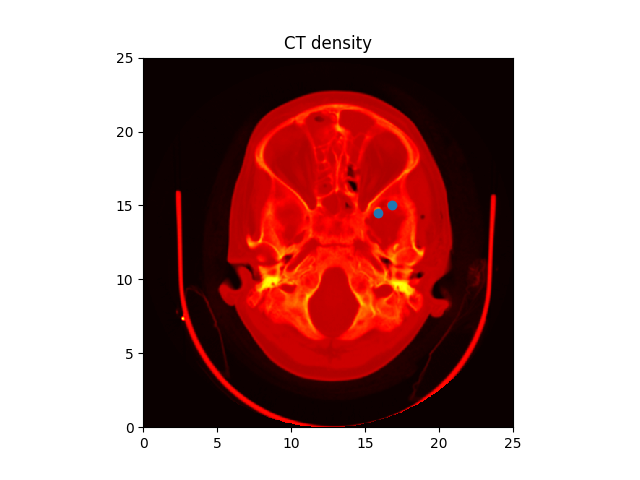
#> input picture scan.png, 640 x 480 px
$ jupyter execute --allow-errors intro-python.ipynb   (shell and % lines are left out)
#> lines starting #> are read from the running program, lines starting #| are printed output that depends on the picture
 #  Python Programming
##  TechWomen@lbl October 2018
##  High Performance Computing at Berkeley Lab

### You can access this service via _[lrc-jupyter.lbl.gov](https://lrc-jupyter.lbl.gov)_

<a id='top1'></a>
## Topics Covered

 * [What is Python](#intro)
 * [Python programming basics](#data-type)
 * [Control structures and functions](#control)
 * [Python modules](#module)
 * [Numpy](#numpy)
 * [Plotting](#plot)

<a id='intro'></a>
## What is Python?

 * A general-purpose programming language (1980) by Guido van Rossum
 * Intuitive and minimal coding
 * Objected-Oriented
 * Interpreted not compiled
 * Interactive
 * Dynamically typed, no type declarations, data type is tracked at runtime
 * Automatic memory management
  <br>

## What is IPython?

 IPython: an interactive command shell for Python (2001) by Fernando Perez
* Enhanced Read-Eval-Print Loop (REPL) environment
* Command tab-completion, color-highlighted error messages..
* Basic Linux shell integration (cp, ls, rm…)
* Great for plotting!
* More information click _[ipython.org](http://ipython.org)_

## Jupyter Notebook

* Web interface to Python, introduced in 2015
* Rich text, improved graphical capabilities
* Integrate many existing web libraries for data visualization
* Allow to create and share documents that contain live code, equations, visualizations and explanatory text.
* Interface with over 40 languages, such as R, Julia and Scala
[back to top](#top1)

## Variables

* Variable type is dynamically determined from the value it is assigned, no data type is declared
* Assign meaningful variable names
* Some keywords are reserved such as ‘print’, ‘assert’,  ‘while’, ‘lambda’.
* A variable is assigned using the ‘=’ operator
* Reference of [keys words](https://docs.python.org/2.5/ref/keywords.html)

## Operators

* Arithmetic operators +, -, *, /, // (integer division for  floating point numbers), ’**’ power
* Boolean operators and, or and not
* Comparison operators >, <, >= (greater or equal), <=
* (less or equal), == equality

<a id='data-type'></a>
## Build-in Data Types
* [Number](#numbers)
* [String](#string)
* [List](#list)
* [Tuple](#tuple)
* [Dictionary](#dic)
* [File](#file)
 [top](#top1)

<a id='numbers'></a>
## Numbers

[cell 1]
x = 3
type(x)

[cell 2]
y = 3.0
type (y)

[cell 3]
z='hello'
type(z)

[cell 4]
int(3.3)

[cell 5]
complex(3)

[cell 6]
import math

[cell 7]
abs(-3.3)

[cell 8]
math.sin(60)

[cell 9]
math.sqrt(25)

<a id='string'></a>
## Strings

[cell 10]
my_str = 'Hello World'

[cell 11]
print(my_str); len(my_str)

[cell 12]
len(my_str); print(len(my_str))

[cell 13]
#indexing starting at 0
print(my_str[0]); print(my_str[1]); print(my_str[10])

[cell 14]
#string slicing
print(my_str[1:4]); print(my_str[:]); print(my_str[1:])

[cell 15]
#string split
s1, s2 = my_str.split(); print(s1); print(s2)

[cell 16]
#multiple line spanning
multilines= """This is a multi-line
block of sample
 text"""
print(multilines)

[cell 17]
#string formatting
text = "%d pigs in the barn, I’ll %s and %s" %(300,'huff','puff')
print(text)

[cell 18]
total= "my share = %.5f, tip = %d" %(24.5, 5.5)
print(total)

[cell 19]
#more string ops
my_str="Hello World"
print(my_str.upper())
print(my_str.isalpha())
print(my_str[0].isalpha())
a='12'
print(a.isdigit())

<a id='list'></a>
## Lists
* Collection of data [ ]
* Often used to store homogeneous values
    * e.g., Numbers, names with the same data type
* Members are accessed as strings
* Mutable: modify in place without creating a new object

[cell 20]
my_list = [1,2,9,4]
print(my_list)
#how to find out the data type?

[cell 21]
my_list2 = list(range(-4,10, 4))
print(my_list2)

[cell 22]
# access list members by index
# start at 0, end at n-1
print("1st element =", my_list[0])
print("last element =", my_list[3])

[cell 23]
#Contatenate lists
print(my_list + my_list)
print(my_list *2)
print(my_list *3)

[cell 24]
# iterate list elements
animals = ['dog','cat','horse']
for name in animals:
    print(name)

[cell 25]
for index, name in enumerate(animals):
    print(index+1, name)

[cell 26]
# modify list
del my_list[0]; print(my_list)
my_list.append(99); print(my_list)
my_list.insert(1, 100); print(my_list)

[cell 27]
#some list funs

my_list.sort(); print(my_list)
my_list.reverse(); print(my_list)

[cell 28]
#more sorting
my_list = ['cats', 'SHEEP','DOGS','horses']
print(sorted(my_list, key=len))
print(sorted(my_list))
print(sorted(my_list, reverse=True))

[cell 29]
sorted(my_list, key=len)

[cell 30]
# sort by lowercase
sorted(my_list, key=str.lower)

[cell 31]
#list comprehension [expr for var in list]
my_list=[2,5,9,1]
square = [x**2 for x in my_list]; print("square =", square)
large = [n for n in my_list if n >= 5]; print('large =',large)

<a id='tuple'></a>
## Tuples
* Not immutable
* Why Tuple?
* Processed faster than lists
* Sequence of a Tuple is protected
* Sequence unpacking
[top](#top1)

[cell 32]
my_tup = (2, 8, 3, 1)
print(my_tup)
a,b,c,d = my_tup
print(a, b, c, d)

[cell 33]
print(my_tup[0])

<a id='dic'></a>
## Dictionaries
* List of key-value pairs { }
* Unordered collections of objects, not indexed
* Store objects in a random order to provide faster lookup
* Data type are heterogeneous, unlike list
* Element are accessed by a keyword, not index
* Elements are mutable
* dict = {"key1”: value1,  “key2”: value2}

[cell 34]
my_dict = {'cats': 4, 'dogs':2, 'sheep':3}
print(my_dict)

[cell 35]
print(my_dict["cats"])

[cell 36]
my_dict['horse'] = 3; print(sorted(my_dict))

[cell 37]
print(my_dict.keys()); print(my_dict.values())
print(sorted(my_dict.values()))

[cell 38]
for key, value in my_dict.items():
    print(key, value)

<a id='file'></a>
## Files
* file open, close, read, write
* file_handle = open(“file_name”, ‘mode’)
    * Modes:
    * a: append
    * r: read only (error if not existing)
    * w: write only
    * r+: read/write (error if not existing)
    * w+: read/write
    * b: binary
* Python has a built-in garbage collector
* Object memory space is auto reclaimed once a file is no longer in use

[top](#top1)

#> (a cell that did not finish here is left out)

[cell 40]
#write to a file
output = open('write.txt','w')
output.write("Writing to a file")
output.close()

<a id='control'></a>
## Control Structures

    * if-else
    * for loops, while loops
    * break: jump out of the current loop
    * continue: jump to the top of next cycle within the loop
    * pass: do nothing


[cell 41]
x = 500 #input("Please enter a number")
if ( x >= 5 ):
  print(x,"> 5")
  print("Hi, greater than 5")
else:
    print(x, "< 5")

[cell 42]
for num in range(3):
    print(num)

[cell 43]
index=0
while (index < 3):
    print(index)
    index = index + 2

<div class='alert alert-block alert-danger'>  Tip: <div>
Indentation: signify code blocks  <div>

More on loops:

* continue: returns the control to the beginning of loop
* break: bring the control out of loop

[cell 44]
# Initialize a list
primes = []
for possiblePrime in range(2, 21):

   # Assume number is prime until shown it is not.
   isPrime = True
   for num in range(2, possiblePrime):
       if possiblePrime % num == 0:
           isPrime = False
           break

   if isPrime:
       primes.append(possiblePrime)

print(primes)

<a id='module'> </a>
## Functions
def func_name(par1, par2,...):
> body of code

 [top](#top)


[cell 45]
#addition
def my_add(x, y):
    return x+y

sum=my_add(3, 8); print(sum)

[cell 46]
#return multiple values
def power(input):
    return input**2, input**3

square, cube = power(3)
print("squre =",square, "cube =",cube)

<a id='module'> </a>
## Python Module
* A python script with python functions and statements
* Import a module before having access to all the functions within
* Most Python distributions come with plenty of build-in modules
***
 [top](#top)

## Python Modules
* math, sys, os..
* NumPy, high performance in vector & matrix using vector computation
* SciPy: based on Numpy, including many scientific algorithms.
* padas
* matplotlib, pyplot, pylab

Reference to [Python3.x standard libraries](https://docs.python.org/3/library/)

[cell 47]
#import a module
import math
math.sin(math.pi)

[cell 48]
#get information of a module
dir(math)

[cell 49]
# get information of a module function
help(range)

 * Examples using os, commands modules
 * os: includes functions interacting with the file system

[cell 50]
import os
def display_dir(dir):
      files = os.listdir(dir)
      for fname in files:
        print(fname)
        print(os.path.abspath(os.path.join(dir, fname)))

#> (the rest of this cell did not finish here and is left out)

<a id='numpy'> </a>
## Numpy
* [Create arrays](#array)
* [Properties](#prop)
* [File I/O](#file)
* [Operations](#op)

 [top](#top1)
 [next](#plot)

* Provide basic functions for large arrays and matrices
* A Python library that provides a multidimensional array object
* Fast operations on arrays
  * mathematical, logical, shape manipulation
  * sorting, selecting, I/O
  * discrete Fourier transforms, basic linear algebra
  * basic statistical operations
  * random simulation and much more.

[cell 51]
import numpy as np
a = np.array([4,5,6,7])
b = np.array(range(-1, 3, 1))
print("a",a)
print("b",b)
print("a+b", a+b)
print('a*b', a*b)

<a id='array'></a>
### Create Arrays

[cell 52]
# create array from a list
a = np.array([2,3,4]); print('a', a)

# arange [start, stop, interval, datatype]
b=np.arange(4, 10.0, 2, np.int64); print("arange",b)

# linspace including both ends {start, stop, num=50, endpoint=True}
c=np.linspace(1,5, 10); print('linspace',c)

# create array on log scale {start, stop, num=50, endpoint=True, base=10}
d=np.logspace(1,100, 5, base=2); print('logspace',d)

# create a square array with ones on the main diagonal
y=np.identity(4); print(y)

# Initialize w/ 0s or 1s
c = np.zeros((2,3)); print("c",c)
d = np.ones((2, 5)); print("d", d);
a.fill(0); print(a)
a[:] = 1; print(a)

<a id='prop'></a>
### Numpy array properties

[cell 53]
# numpy array properties
print(a.dtype); print(a)
print(a.shape)  # dimensions
print(a.size)   # number of elements
print(a.ndim)   # number of dimensions

<a id='file'></a>
### Numpy File I/O

#> (a cell that did not finish here is left out)

#> (a cell that did not finish here is left out)

[cell 56]
#store and save arrays into a file
m = np.random.rand(4,4); print(m)
np.savetxt('random_m.csv', m, fmt='%.5f')

<a id='op'></a>
### Numpy Operations

[cell 57]
#reshape array structures
a=np.arange(32); print(a); print(a.ndim); print(a.shape)
b=a.reshape(4,-1)
print(b); print(b.ndim); print(b.shape)
b.flatten()

[cell 58]
# Indexing from 0:N-1
print(b.size); print(b); print(b.ndim)
print(b[:,0])  # all the rows from 1st colume
print(b[0,:])  # all the columes from 1st row
print(b[0,0])

[cell 59]
# Slicing:to extract part of an array [lower:upper:step]
A = np.array([1,2,3,4,5])
print(A[::])
print(A[::2])
print(A[3:])  #element from index 3
print(A[:3])  #first 3 elements

[cell 60]
# Fancy nndexing: when an array/list is used in place of an index
A=np.array([[n+m*10 for n in range(6)] for m in range(7)]); print(A)
row_index=[1,2,3]
A[row_index]

[cell 61]
col_index=[1,2,-1]
A[row_index,col_index]

[cell 62]
# Index mask
B=np.array(range(4)); print(B)
row_mask=np.array([True, True, False, False])
B[row_mask]
#row_mask2=np.array([1,1,0,0], dtype=bool)
#B[row_mask2]

#### Element-wise array operations

[cell 63]

import numpy as np
#> (the rest of this cell did not finish here and is left out)

#> (a cell that did not finish here is left out)

#> (a cell that did not finish here is left out)

<a id='plot'> </a>
## Python Plotting
 [top](#top1)

* matplotlib: library for plotting 2D graphics
* pyplot: a wrapper module to provide Matlab-style interface to matplotlib
* pylab: numpy plus pyplot

[cell 66]
import matplotlib.pyplot as plt
import numpy as np

[cell 67]
# Line plot
data=np.linspace(-np.pi, np.pi, 50);
print(data)
sin, cos =np.sin(data), np.cos(data)
plt.plot(data, sin, 'b-*', data, cos,'r-s')
plt.title("plot example")
plt.xlabel('x')
plt.ylabel('sin/con')
#figure legend
plt.legend(['sin','cos'])
plt.show()
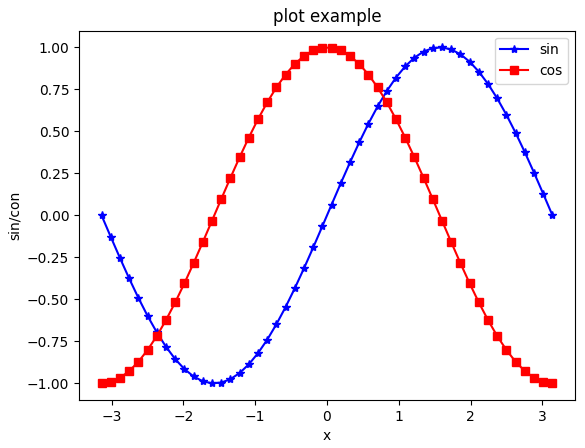
#> figure drawn by matplotlib, 1 panel; curve peaks at x = 1.6, y = 0.999; curve peaks at x = -0.0641, y = 0.998

[cell 68]
#plotting separate figures
plt.figure()
plt.plot(sin, 'r*', label='sin')
plt.legend()
#2nd figure
plt.figure()
plt.plot(cos, 'b+', label='cos')
plt.legend()
#plt.clf()
plt.show()
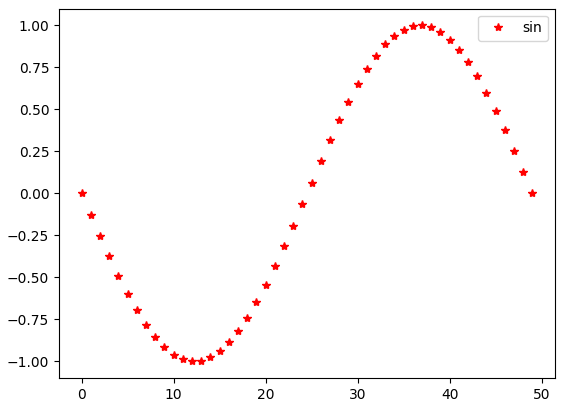
#> figure drawn by matplotlib, 1 panel; curve peaks at x = 37, y = 0.999
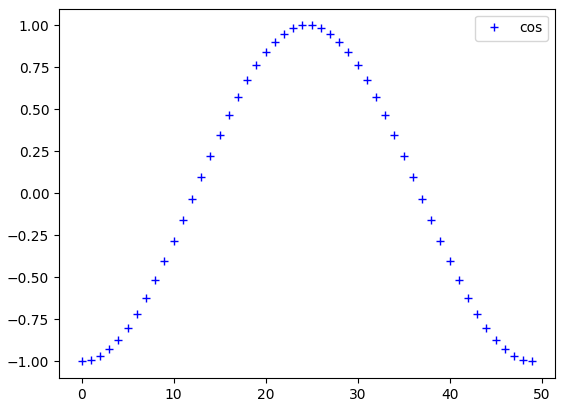
#> figure drawn by matplotlib, 1 panel; curve peaks at x = 24, y = 0.998
plt.close('all')

[cell 69]
# subplot on the same figure
# subplot(rows, columns, active_plot)
plt.subplot(2,1,1)
plt.plot(sin, 'r-+', label='sin')
plt.legend()
#2nd subplot
plt.subplot(2,1,2)
plt.plot(cos, 'b-o')
#plt.close()
plt.show()
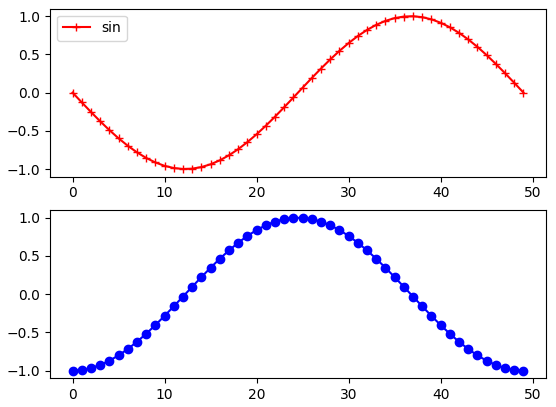
#> figure drawn by matplotlib, 2 panels; panel 1: curve peaks at x = 37, y = 0.999; panel 2: curve peaks at x = 24, y = 0.998

[cell 70]
# Plot a bar chart
import matplotlib.pyplot as plt
import numpy as np

xlables = ['January','February','March','April']
xticks = [i for i in range(len(xlables))]
y = [ 34, 17, 13, 69]
e = [5.2, 10., 1.5, 12.]
plt.errorbar(xlables, y, yerr=e, fmt='d', capsize=10)
plt.bar(xlables, y, 0.5, color='red' )
plt.title("Sale by Month")
plt.xlabel('Month')
plt.ylabel('Sale')
plt.xticks(xticks, xlables)

plt.show()

[cell 71]
import matplotlib.pyplot as plt
import numpy as np
a=[i for i in range(8)]
x = np.random.randn(5, 8)
mins = x.min(0)
maxes = x.max(0)
means = x.mean(0)
std = x.std(0)
print(x)
print(means); print("std:",std)
plt.bar(a, means)
plt.errorbar(a, means, yerr=std, fmt='v')
#help(plt.errorbar)
plt.show()
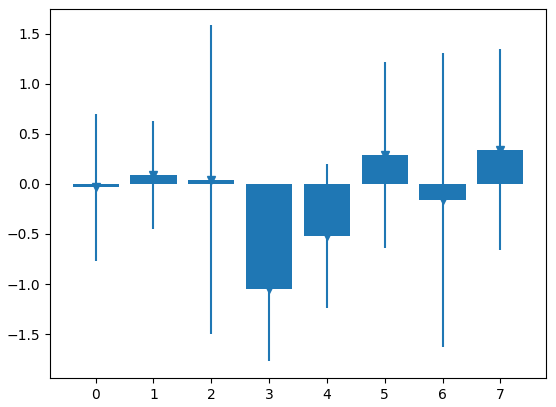
#> figure drawn by matplotlib, 1 panel; tallest bar 0.341 high, from x = 6.6 to 7.4

[cell 72]
# Plot histograph
import matplotlib
import numpy as np
import matplotlib.pyplot as plt

np.random.seed(20)

# example data
mu = 100  # mean of distribution
sigma = 15  # standard deviation of distribution
x = mu + sigma * np.random.randn(474)
#print(x)
num_bins = 50

fig, ax = plt.subplots()
#help(plt.subplots)
# the histogram of the data
#help(ax.hist)
a, bins, b = ax.hist(x, num_bins, density=1)
print("a=",a)
# add a 'best fit' line
y = ((1 / (np.sqrt(2 * np.pi) * sigma)) *
     np.exp(-0.5 * (1 / sigma * (bins - mu))**2))

ax.plot(bins, y, '--')
ax.set_xlabel('Smarts')
ax.set_ylabel('Probability density')
ax.set_title(r'Histogram of IQ: $\mu=100$, $\sigma=15$')

plt.show()
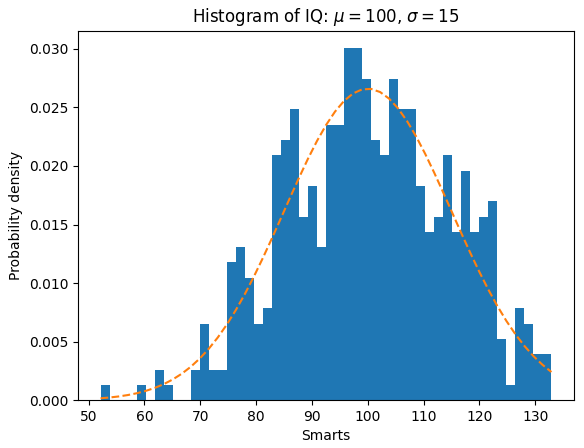
#> figure drawn by matplotlib, 1 panel; tallest bar 0.0301 high, from x = 95.75 to 97.36; curve peaks at x = 100.6, y = 0.0266

[cell 73]
# View an image

image = plt.imread('scan.png')
#> image is the input picture: shape (480, 640, 3) float32; mean R, G, B 0.718, 0.559, 0.55

fig, ax = plt.subplots()
ax.imshow(image)
ax.axis('off')  # clear x- and y-axes
